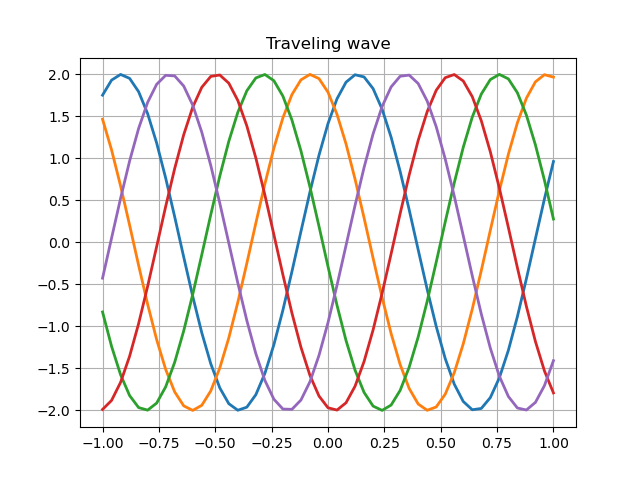

Recreate this plot in Python.
#! /usr/bin/env python3
#
def traveling_wave_exact_test ( ):

#*****************************************************************************80
#
## traveling_wave_exact_test() tests traveling_wave_exact().
#
#  Licensing:
#
#    This code is distributed under the MIT license.
#
#  Modified:
#
#    12 April 2025
#
#  Author:
#
#    John Burkardt
#
  import numpy as np
  import platform

  print ( '' )
  print ( 'traveling_wave_exact_test():' )
  print ( '  python version: ' + platform.python_version ( ) )
  print ( '  numpy version:  ' + np.version.version )
  print ( '  Test traveling_wave_exact(),' )
  print ( '  an exact traveling wave solution of the wave equation.' )
#
#  Report the current parameter values.
#
  a, k, w, phi, xmin, xmax, t0, tstop = traveling_wave_parameters ( )
  print ( '' )
  print ( '  parameters:' )
  print ( '    a     = ', a )
  print ( '    k     = ', k )
  print ( '    w     = ', w )
  print ( '    phi   = ', phi )
  print ( '    xmin  = ', xmin )
  print ( '    xmax  = ', xmax )
  print ( '    t0    = ', t0 )
  print ( '    tstop = ', tstop )

  traveling_wave_residual_test ( )

  traveling_wave_plot ( )
#
#  Terminate.
#
  print ( '' )
  print ( 'traveling_wave_exact_test():' )
  print ( '  Normal end of execution.' )

  return

def traveling_wave_exact ( x, t ):

#*****************************************************************************80
#
## traveling_wave_exact() evaluates an exact solution of the 1D wave equation.
#
#  Discussion:
#
#    d^2u/dt^2 = c^2 d^2u/dx^2
#
#  Licensing:
#
#    This code is distributed under the MIT license. 
#
#  Modified:
#
#    12 April 2025
#
#  Author:
#
#    John Burkardt
#
#  Input:
#
#    real x, t: the position and time.
#
#  Output:
#
#    real u, ut, utt, ux, uxx: the values of the exact solution, its time
#    derivative, and its first and second spatial derivatives at (x,t).
#
  import numpy as np

  a, k, w, phi, xmin, xmax, t0, tstop = traveling_wave_parameters ( )

  u = a * np.sin ( k * x + w * t + phi )

  ut = a * w * np.cos ( k * x + w * t + phi )

  utt = - a * w * w * np.sin ( k * x + w * t + phi )

  ux = a * k * np.cos ( k * x + w * t + phi )

  uxx = - a * k * k * np.sin ( k * x + w * t + phi )

  return u, ut, utt, ux, uxx

def traveling_wave_plot ( ):

#*****************************************************************************80
#
## traveling_wave_plot() tests the traveling wave.
#
#  Licensing:
#
#    This code is distributed under the MIT license.
#
#  Modified:
#
#    12 April 2025
#
#  Author:
#
#    John Burkardt
#
  import matplotlib.pyplot as plt
  import numpy as np

  print ( '' )
  print ( 'traveling_wave_plot():' )
  print ( '  Plot the traveling wave over several time steps' )
  
  a, k, w, phi, xmin, xmax, t0, tstop = traveling_wave_parameters ( )

  n = 51
  x = np.linspace ( xmin, xmax, n )

  m = 5
  t = np.linspace ( t0, tstop, m )
  
  plt.clf ( )
  plt.grid ( True )

  for i in range ( 0, m ):
    u, ut, utt, ux, uxx = traveling_wave_exact ( x, t[i] )
    plt.plot ( x, u, linewidth = 2 )

  plt.title ( 'Traveling wave' )
  filename = 'traveling_wave_exact.png';
  plt.savefig ( filename )
  print ( '  Graphics saved as "' + filename + '"' )
  
  return

def traveling_wave_residual_test ( ):

#*****************************************************************************80
#
## traveling_wave_residual_test() tests traveling_wave_residual().
#
#  Licensing:
#
#    This code is distributed under the MIT license.
#
#  Modified:
#
#    12 April 2025
#
#  Author:
#
#    John Burkardt
#
  import numpy as np

  print ( '' )
  print ( 'traveling_wave_residual_test():' )
  print ( '  Evaluate solution and residual at selected points (X,T)' )
  
  a, k, w, phi, xmin, xmax, t0, tstop = traveling_wave_parameters ( )

  n = 11
  x = np.linspace ( xmin, xmax, n )

  m = 5
  t = np.linspace ( t0, tstop, m )

  print ( '' )
  print ( '      X       T       U(X,T)      Resid(X,T)' )
  print ( '' )
  for j in range ( 0, m ):
    for i in range ( 0, n ):
      u, ut, utt, ux, uxx = traveling_wave_exact ( x[i], t[j] )
      r = traveling_wave_residual ( x[i], t[j] )
      print ( '  %8.4f  %8.4f  %10.4g  %g' % ( x[i], t[j], u, r ) )
    print ( '' )

  return

def traveling_wave_parameters ( a_user = None, k_user = None, w_user = None, \
  phi_user = None, xmin_user = None, xmax_user = None, t0_user = None, 
  tstop_user = None ):

#*****************************************************************************80
#
## traveling_wave_parameters() returns parameters for the traveling wave equation.
#
#  Discussion:
#
#    d^2u/dt^2 = c^2 d^2u/dx^2
#
#    If input values are specified, this resets the default parameters.
#    Otherwise, the output will be the current defaults.
#
#  Licensing:
#
#    This code is distributed under the MIT license.
#
#  Modified:
#
#    12 April 2025
#
#  Author:
#
#    John Burkardt
#
#  Input:
#
#    real a_user: the amplitude.
#
#    real k_user: the wave number.
#
#    real w_user: angular frequency.
#
#    real phi_user: the phase angle.
#
#    real xmin_user, xmax_user: the left and right interval endpoints.
#
#    real t0_user: the initial time.
#
#    real tstop_user: the final time.
#
#  Output:
#
#    real a: the amplitude.
#
#    real k: the wave number.
#
#    real w: angular frequency.
#
#    real phi: the phase angle.
#
#    real xmin, xmax: the left and right interval endpoints.
#
#    real t0: the initial time.
#
#    real tstop: the final time.
#
  import numpy as np
#
#  Initialize defaults.
#
  if not hasattr ( traveling_wave_parameters, "a_default" ):
    traveling_wave_parameters.a_default = 2.0

  if not hasattr ( traveling_wave_parameters, "k_default" ):
    traveling_wave_parameters.k_default = 6.0

  if not hasattr ( traveling_wave_parameters, "w_default" ):
    traveling_wave_parameters.w_default = 1.0

  if not hasattr ( traveling_wave_parameters, "phi_default" ):
    traveling_wave_parameters.phi_default = np.pi / 4.0

  if not hasattr ( traveling_wave_parameters, "xmin_default" ):
    traveling_wave_parameters.xmin_default = -1.0

  if not hasattr ( traveling_wave_parameters, "xmax_default" ):
    traveling_wave_parameters.xmax_default = 1.0

  if not hasattr ( traveling_wave_parameters, "t0_default" ):
    traveling_wave_parameters.t0_default = 0.0

  if not hasattr ( traveling_wave_parameters, "tstop_default" ):
    traveling_wave_parameters.tstop_default = 5.0
#
#  Update defaults if input was supplied.
#
  if ( a_user is not None ):
    traveling_wave_parameters.a_default = a_user

  if ( k_user is not None ):
    traveling_wave_parameters.k_default = k_user

  if ( w_user is not None ):
    traveling_wave_parameters.w_default = w_user

  if ( phi_user is not None ):
    traveling_wave_parameters.phi_default = phi_user

  if ( xmin_user is not None ):
    traveling_wave_parameters.xmin_default = xmin_user

  if ( xmax_user is not None ):
    traveling_wave_parameters.xmax_default = xmax_user

  if ( t0_user is not None ):
    traveling_wave_parameters.t0_default = t0_user

  if ( tstop_user is not None ):
    traveling_wave_parameters.tstop_default = tstop_user
#
#  Return values.
#
  a = traveling_wave_parameters.a_default
  k = traveling_wave_parameters.k_default
  w = traveling_wave_parameters.w_default
  phi = traveling_wave_parameters.phi_default
  xmin = traveling_wave_parameters.xmin_default
  xmax = traveling_wave_parameters.xmax_default
  t0 = traveling_wave_parameters.t0_default
  tstop = traveling_wave_parameters.tstop_default

  return a, k, w, phi, xmin, xmax, t0, tstop

def traveling_wave_residual ( t, x ):

#*****************************************************************************80
#
## traveling_wave_residual() computes the residual of the traveling wave equation.
#
#  Discussion:
#
#    d^2u/dt^2 = c^2 d^2u/dx^2
#
#  Licensing:
#
#    This code is distributed under the MIT license.
#
#  Modified:
#
#    12 April 2025
#
#  Author:
#
#    John Burkardt
#
#  Input:
#
#    real T, X: the time and position where the solution is evaluated.
#
#  Output:
#
#    real R: the residual at that time and position.
#
  a, k, w, phi, xmin, xmax, t0, tstop = traveling_wave_parameters ( )

  u, ut, utt, ux, uxx = traveling_wave_exact ( t, x )

  c = w / k

  r = utt - c**2 * uxx

  return r

def timestamp ( ):

#*****************************************************************************80
#
## timestamp() prints the date as a timestamp.
#
#  Licensing:
#
#    This code is distributed under the MIT license. 
#
#  Modified:
#
#    21 August 2019
#
#  Author:
#
#    John Burkardt
#
  import time

  t = time.time ( )
  print ( time.ctime ( t ) )

  return

if ( __name__ == '__main__' ):
  timestamp ( )
  traveling_wave_exact_test ( )
  timestamp ( )
